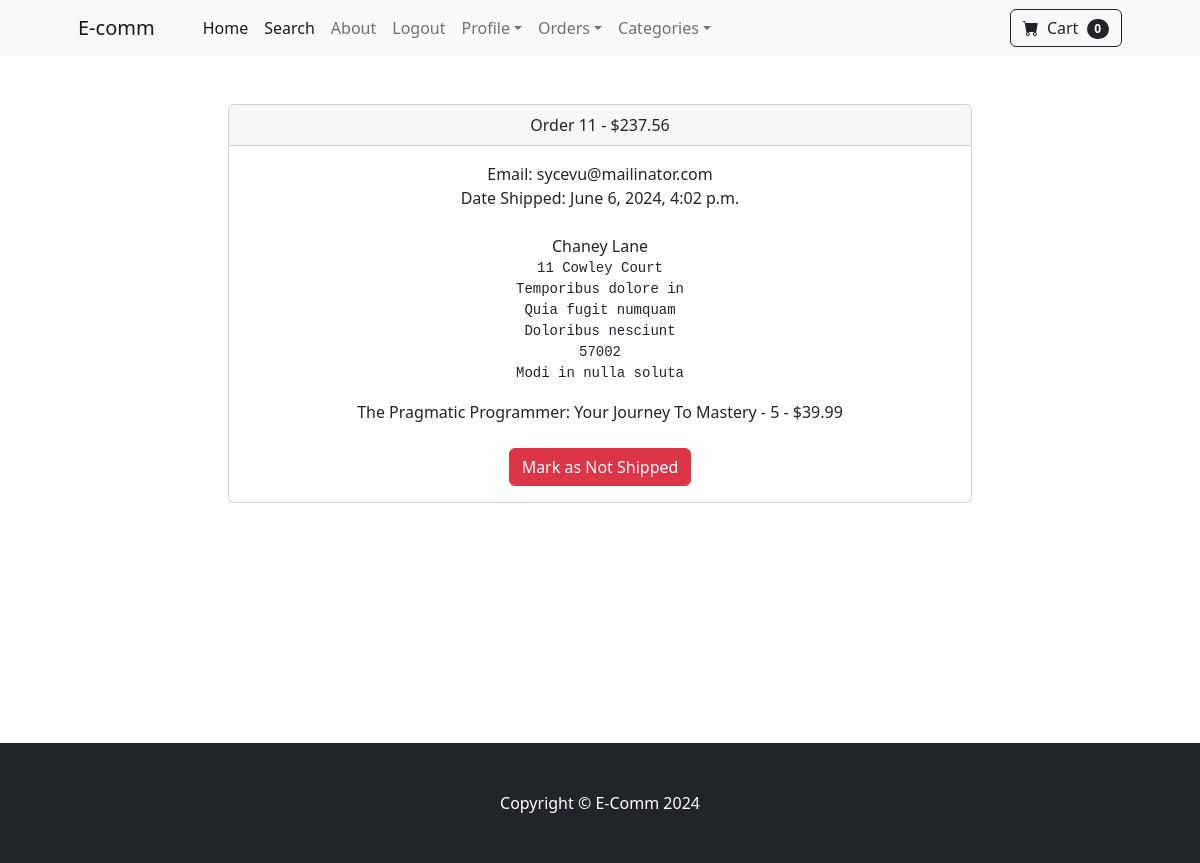
The page /payment/orders/11 (signed in) on the database its author committed.
### payment/models.py (models this page shows, shortened)
class Order(models.Model):
    user = models.ForeignKey(User, on_delete=models.CASCADE, null=True, blank=True)
    full_name = models.CharField(max_length=255)
    email = models.EmailField(max_length=255)
    shipping_address = models.TextField(max_length=15000)
    amount_paid = models.DecimalField(max_digits=10, decimal_places=2)
    date_ordered = models.DateTimeField(auto_now_add=True)
    shipped = models.BooleanField(default=False)
    date_shipped = models.DateTimeField(blank=True, null=True)

class OrderItem(models.Model):
    order = models.ForeignKey(Order, on_delete=models.CASCADE, null=True)
    product = models.ForeignKey(Product, on_delete=models.CASCADE, null=True)
    user = models.ForeignKey(User, on_delete=models.CASCADE, null=True, blank=True)
    quantity = models.PositiveBigIntegerField(default=1)
    price = models.DecimalField(max_digits=10, decimal_places=2)

### store/models.py (models this page shows)
class Product(models.Model):
    name = models.CharField(max_length=100)
    price = models.DecimalField(default=0, decimal_places=2, max_digits=6)
    category = models.ForeignKey(Category, on_delete=models.CASCADE, default=1)
    description = models.CharField(max_length=250, default='', blank=True, null=True)
    image = models.ImageField(upload_to='uploads/product/')
    is_sale = models.BooleanField(default=False)
    sale_price = models.DecimalField(default=0, decimal_places=2, max_digits=6)
    def __str__(self):
        return self.name

### payment/views.py (the view)
# urls.py: path('orders/<int:pk>', views.orders, name='orders'),
def orders(request, pk):
    if request.user.is_authenticated and request.user.is_superuser:
        order = Order.objects.get(id=pk)     #Get order
        items = OrderItem.objects.filter(order=pk)   #Get the order items
        return render(request, 'payment/orders.html', {"order":order, "items":items})
    else:
        messages.success(request, "Access Denied")
        return redirect ('home')

### cart/cart.py (called while the page is built)
    def __len__(self):
        return len(self.cart)

### cart/context_processors.py (called while the page is built)
def cart(request):
    return {'cart': Cart(request)}

### payment/templates/payment/orders.html (shortened to what this page needs)
{% extends 'base.html' %}
{% block content %}
        <div class="container">
            <div class="row">
                <center>
                    <div class="col-8">
                        <br><br>
                      <div class="card">
                        <div class="card-header">
                          Order {{ order.id }} - ${{ order.amount_paid }}
                        </div>
                        <div class="card-body">
                         Email: {{ order.email }}<br>
                         {% if order.date_shipped %}
                         Date Shipped: {{ order.date_shipped}}
                         {% else %}
                         Date Ordered: {{ order.date_ordered}}
                         {% endif %}
                         <br><br>
                         {{ order.full_name }}<br>
                         <pre>{{order.shipping_address}}</pre>
                         {% for item in items %}
                         {{ item.product }} - {{ item.quantity }} - ${{ item.price }}
                         {% endfor %}<br><br>
                         {% if not order.shipped %}
                         <form method="POST">
                          {% csrf_token %}
                          <input type="hidden" name="shipping_status" value="True">
                           <button type="submit" class="btn btn-success">Mark as Shipped</button>
                           </form>
                          {% else %}
                          <form method="POST">
                             <button type="submit" class="btn btn-danger">Mark as Not Shipped</button>
                             </form>
                          {% endif %}
                        </div>
                      </div>
                    </div>
                </center>
            </div>
        </div> <br><br><br><br><br><br><br><br><br><br>
{% endblock %}

### rows shown on the page
Order: id "11", amount_paid "237.56", email "sycevu@mailinator.com", date_shipped "June 6, 2024, 4:02 p.m.", full_name "Chaney Lane", shipping_address "11 Cowley Court Temporibus dolore in Quia fugit numquam Doloribus nesciunt 57002 Modi in nulla soluta"
OrderItem: product "The Pragmatic Programmer: Your Journey To Mastery", quantity "5", price "39.99"

### other values the page prints
{{ cart | length }} "0"
